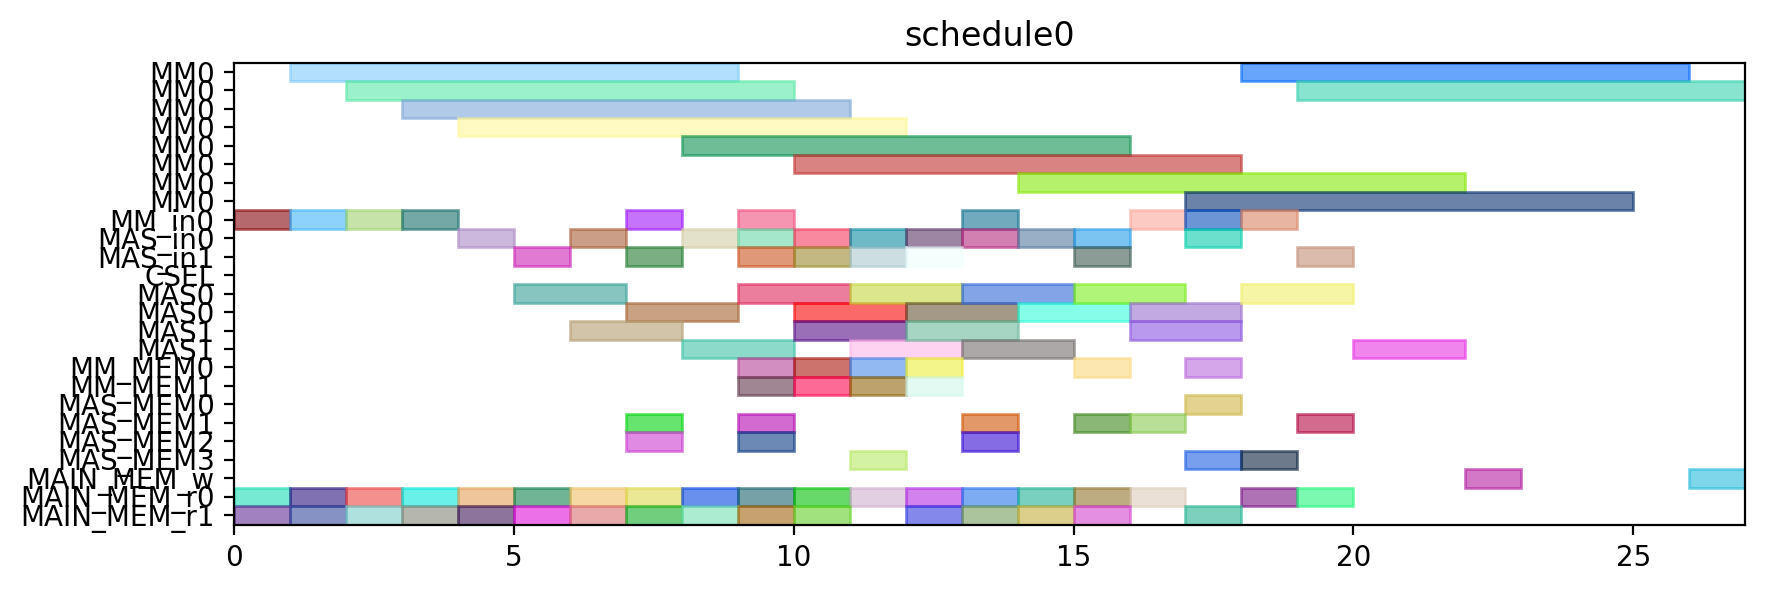

Write the Python code that produced this figure.
from pyschedule import Scenario, solvers, plotters, alt


def solve():
	horizon = 120
	S = Scenario("schedule0", horizon=horizon)

	# resource
	MM = S.Resources('MM', num=1, size=8)
	MM_in = S.Resources('MM_in', num=1)
	MAS_in = S.Resources('MAS_in', num=2)
	CSEL = S.Resource('CSEL')
	MAS = S.Resources('MAS', num=2, size=2, periods=range(1, horizon))
	MM_MEM = S.Resources('MM_MEM', num=2)
	MAS_MEM = S.Resources('MAS_MEM', num=4)
	MAIN_MEM_w = S.Resource('MAIN_MEM_w', size=1)
	MAIN_MEM_r = S.Resources('MAIN_MEM_r', num=2)

	# result of previous scheduling

	# new tasks
	t0_t0 = S.Task('t0_t0', length=8, delay_cost=1)
	t0_t0 += alt(MM)
	t0_t0_in = S.Task('t0_t0_in', length=1, delay_cost=1)
	t0_t0_in += alt(MM_in)
	S += t0_t0_in*MM_in[0]<=t0_t0*MM[0]
	t0_t0_mem0 = S.Task('t0_t0_mem0', length=1, delay_cost=1)
	t0_t0_mem0 += MAIN_MEM_r[0]
	S += t0_t0_mem0 <= t0_t0

	t0_t0_mem1 = S.Task('t0_t0_mem1', length=1, delay_cost=1)
	t0_t0_mem1 += MAIN_MEM_r[1]
	S += t0_t0_mem1 <= t0_t0

	t0_t1 = S.Task('t0_t1', length=8, delay_cost=1)
	t0_t1 += alt(MM)
	t0_t1_in = S.Task('t0_t1_in', length=1, delay_cost=1)
	t0_t1_in += alt(MM_in)
	S += t0_t1_in*MM_in[0]<=t0_t1*MM[0]
	t0_t1_mem0 = S.Task('t0_t1_mem0', length=1, delay_cost=1)
	t0_t1_mem0 += MAIN_MEM_r[0]
	S += t0_t1_mem0 <= t0_t1

	t0_t1_mem1 = S.Task('t0_t1_mem1', length=1, delay_cost=1)
	t0_t1_mem1 += MAIN_MEM_r[1]
	S += t0_t1_mem1 <= t0_t1

	t0_t2 = S.Task('t0_t2', length=2, delay_cost=1)
	t0_t2 += alt(MAS)
	t0_t2_in = S.Task('t0_t2_in', length=1, delay_cost=1)
	t0_t2_in += alt(MAS_in)
	S += t0_t2_in*MAS_in[0]<=t0_t2*MAS[0]

	S += t0_t2_in*MAS_in[1]<=t0_t2*MAS[1]

	t0_t2_mem0 = S.Task('t0_t2_mem0', length=1, delay_cost=1)
	t0_t2_mem0 += MAIN_MEM_r[0]
	S += t0_t2_mem0 <= t0_t2

	t0_t2_mem1 = S.Task('t0_t2_mem1', length=1, delay_cost=1)
	t0_t2_mem1 += MAIN_MEM_r[1]
	S += t0_t2_mem1 <= t0_t2

	t0_t3 = S.Task('t0_t3', length=2, delay_cost=1)
	t0_t3 += alt(MAS)
	t0_t3_in = S.Task('t0_t3_in', length=1, delay_cost=1)
	t0_t3_in += alt(MAS_in)
	S += t0_t3_in*MAS_in[0]<=t0_t3*MAS[0]

	S += t0_t3_in*MAS_in[1]<=t0_t3*MAS[1]

	t0_t3_mem0 = S.Task('t0_t3_mem0', length=1, delay_cost=1)
	t0_t3_mem0 += MAIN_MEM_r[0]
	S += t0_t3_mem0 <= t0_t3

	t0_t3_mem1 = S.Task('t0_t3_mem1', length=1, delay_cost=1)
	t0_t3_mem1 += MAIN_MEM_r[1]
	S += t0_t3_mem1 <= t0_t3

	t2_t0 = S.Task('t2_t0', length=8, delay_cost=1)
	t2_t0 += alt(MM)
	t2_t0_in = S.Task('t2_t0_in', length=1, delay_cost=1)
	t2_t0_in += alt(MM_in)
	S += t2_t0_in*MM_in[0]<=t2_t0*MM[0]
	t2_t0_mem0 = S.Task('t2_t0_mem0', length=1, delay_cost=1)
	t2_t0_mem0 += MAIN_MEM_r[0]
	S += t2_t0_mem0 <= t2_t0

	t2_t0_mem1 = S.Task('t2_t0_mem1', length=1, delay_cost=1)
	t2_t0_mem1 += MAIN_MEM_r[1]
	S += t2_t0_mem1 <= t2_t0

	t2_t1 = S.Task('t2_t1', length=8, delay_cost=1)
	t2_t1 += alt(MM)
	t2_t1_in = S.Task('t2_t1_in', length=1, delay_cost=1)
	t2_t1_in += alt(MM_in)
	S += t2_t1_in*MM_in[0]<=t2_t1*MM[0]
	t2_t1_mem0 = S.Task('t2_t1_mem0', length=1, delay_cost=1)
	t2_t1_mem0 += MAIN_MEM_r[0]
	S += t2_t1_mem0 <= t2_t1

	t2_t1_mem1 = S.Task('t2_t1_mem1', length=1, delay_cost=1)
	t2_t1_mem1 += MAIN_MEM_r[1]
	S += t2_t1_mem1 <= t2_t1

	t2_t2 = S.Task('t2_t2', length=2, delay_cost=1)
	t2_t2 += alt(MAS)
	t2_t2_in = S.Task('t2_t2_in', length=1, delay_cost=1)
	t2_t2_in += alt(MAS_in)
	S += t2_t2_in*MAS_in[0]<=t2_t2*MAS[0]

	S += t2_t2_in*MAS_in[1]<=t2_t2*MAS[1]

	t2_t2_mem0 = S.Task('t2_t2_mem0', length=1, delay_cost=1)
	t2_t2_mem0 += MAIN_MEM_r[0]
	S += t2_t2_mem0 <= t2_t2

	t2_t2_mem1 = S.Task('t2_t2_mem1', length=1, delay_cost=1)
	t2_t2_mem1 += MAIN_MEM_r[1]
	S += t2_t2_mem1 <= t2_t2

	t2_t3 = S.Task('t2_t3', length=2, delay_cost=1)
	t2_t3 += alt(MAS)
	t2_t3_in = S.Task('t2_t3_in', length=1, delay_cost=1)
	t2_t3_in += alt(MAS_in)
	S += t2_t3_in*MAS_in[0]<=t2_t3*MAS[0]

	S += t2_t3_in*MAS_in[1]<=t2_t3*MAS[1]

	t2_t3_mem0 = S.Task('t2_t3_mem0', length=1, delay_cost=1)
	t2_t3_mem0 += MAIN_MEM_r[0]
	S += t2_t3_mem0 <= t2_t3

	t2_t3_mem1 = S.Task('t2_t3_mem1', length=1, delay_cost=1)
	t2_t3_mem1 += MAIN_MEM_r[1]
	S += t2_t3_mem1 <= t2_t3

	t7_t2 = S.Task('t7_t2', length=2, delay_cost=1)
	t7_t2 += alt(MAS)
	t7_t2_in = S.Task('t7_t2_in', length=1, delay_cost=1)
	t7_t2_in += alt(MAS_in)
	S += t7_t2_in*MAS_in[0]<=t7_t2*MAS[0]

	S += t7_t2_in*MAS_in[1]<=t7_t2*MAS[1]

	t7_t2_mem0 = S.Task('t7_t2_mem0', length=1, delay_cost=1)
	t7_t2_mem0 += MAIN_MEM_r[0]
	S += t7_t2_mem0 <= t7_t2

	t7_t2_mem1 = S.Task('t7_t2_mem1', length=1, delay_cost=1)
	t7_t2_mem1 += MAIN_MEM_r[1]
	S += t7_t2_mem1 <= t7_t2

	t9_t2 = S.Task('t9_t2', length=2, delay_cost=1)
	t9_t2 += alt(MAS)
	t9_t2_in = S.Task('t9_t2_in', length=1, delay_cost=1)
	t9_t2_in += alt(MAS_in)
	S += t9_t2_in*MAS_in[0]<=t9_t2*MAS[0]

	S += t9_t2_in*MAS_in[1]<=t9_t2*MAS[1]

	t9_t2_mem0 = S.Task('t9_t2_mem0', length=1, delay_cost=1)
	t9_t2_mem0 += MAIN_MEM_r[0]
	S += t9_t2_mem0 <= t9_t2

	t9_t2_mem1 = S.Task('t9_t2_mem1', length=1, delay_cost=1)
	t9_t2_mem1 += MAIN_MEM_r[1]
	S += t9_t2_mem1 <= t9_t2

	t14_t2 = S.Task('t14_t2', length=2, delay_cost=1)
	t14_t2 += alt(MAS)
	t14_t2_in = S.Task('t14_t2_in', length=1, delay_cost=1)
	t14_t2_in += alt(MAS_in)
	S += t14_t2_in*MAS_in[0]<=t14_t2*MAS[0]

	S += t14_t2_in*MAS_in[1]<=t14_t2*MAS[1]

	t14_t2_mem0 = S.Task('t14_t2_mem0', length=1, delay_cost=1)
	t14_t2_mem0 += MAIN_MEM_r[0]
	S += t14_t2_mem0 <= t14_t2

	t14_t2_mem1 = S.Task('t14_t2_mem1', length=1, delay_cost=1)
	t14_t2_mem1 += MAIN_MEM_r[1]
	S += t14_t2_mem1 <= t14_t2

	new_TZ_t2 = S.Task('new_TZ_t2', length=2, delay_cost=1)
	new_TZ_t2 += alt(MAS)
	new_TZ_t2_in = S.Task('new_TZ_t2_in', length=1, delay_cost=1)
	new_TZ_t2_in += alt(MAS_in)
	S += new_TZ_t2_in*MAS_in[0]<=new_TZ_t2*MAS[0]

	S += new_TZ_t2_in*MAS_in[1]<=new_TZ_t2*MAS[1]

	new_TZ_t2_mem0 = S.Task('new_TZ_t2_mem0', length=1, delay_cost=1)
	new_TZ_t2_mem0 += MAIN_MEM_r[0]
	S += new_TZ_t2_mem0 <= new_TZ_t2

	new_TZ_t2_mem1 = S.Task('new_TZ_t2_mem1', length=1, delay_cost=1)
	new_TZ_t2_mem1 += MAIN_MEM_r[1]
	S += new_TZ_t2_mem1 <= new_TZ_t2

	t16_t2 = S.Task('t16_t2', length=2, delay_cost=1)
	t16_t2 += alt(MAS)
	t16_t2_in = S.Task('t16_t2_in', length=1, delay_cost=1)
	t16_t2_in += alt(MAS_in)
	S += t16_t2_in*MAS_in[0]<=t16_t2*MAS[0]

	S += t16_t2_in*MAS_in[1]<=t16_t2*MAS[1]

	t16_t2_mem0 = S.Task('t16_t2_mem0', length=1, delay_cost=1)
	t16_t2_mem0 += MAIN_MEM_r[0]
	S += t16_t2_mem0 <= t16_t2

	t16_t2_mem1 = S.Task('t16_t2_mem1', length=1, delay_cost=1)
	t16_t2_mem1 += MAIN_MEM_r[1]
	S += t16_t2_mem1 <= t16_t2

	t17_t2 = S.Task('t17_t2', length=2, delay_cost=1)
	t17_t2 += alt(MAS)
	t17_t2_in = S.Task('t17_t2_in', length=1, delay_cost=1)
	t17_t2_in += alt(MAS_in)
	S += t17_t2_in*MAS_in[0]<=t17_t2*MAS[0]

	S += t17_t2_in*MAS_in[1]<=t17_t2*MAS[1]

	t17_t2_mem0 = S.Task('t17_t2_mem0', length=1, delay_cost=1)
	t17_t2_mem0 += MAIN_MEM_r[0]
	S += t17_t2_mem0 <= t17_t2

	t17_t2_mem1 = S.Task('t17_t2_mem1', length=1, delay_cost=1)
	t17_t2_mem1 += MAIN_MEM_r[1]
	S += t17_t2_mem1 <= t17_t2

	t0_t4 = S.Task('t0_t4', length=8, delay_cost=1)
	t0_t4 += alt(MM)
	t0_t4_in = S.Task('t0_t4_in', length=1, delay_cost=1)
	t0_t4_in += alt(MM_in)
	S += t0_t4_in*MM_in[0]<=t0_t4*MM[0]
	t0_t4_mem0 = S.Task('t0_t4_mem0', length=1, delay_cost=1)
	t0_t4_mem0 += alt(MAS_MEM)
	S += (t0_t2*MAS[0])-1 < t0_t4_mem0*MAS_MEM[0]
	S += (t0_t2*MAS[1])-1 < t0_t4_mem0*MAS_MEM[2]
	S += t0_t4_mem0 <= t0_t4

	t0_t4_mem1 = S.Task('t0_t4_mem1', length=1, delay_cost=1)
	t0_t4_mem1 += alt(MAS_MEM)
	S += (t0_t3*MAS[0])-1 < t0_t4_mem1*MAS_MEM[1]
	S += (t0_t3*MAS[1])-1 < t0_t4_mem1*MAS_MEM[3]
	S += t0_t4_mem1 <= t0_t4

	t00 = S.Task('t00', length=2, delay_cost=1)
	t00 += alt(MAS)
	t00_in = S.Task('t00_in', length=1, delay_cost=1)
	t00_in += alt(MAS_in)
	S += t00_in*MAS_in[0]<=t00*MAS[0]

	S += t00_in*MAS_in[1]<=t00*MAS[1]

	t00_mem0 = S.Task('t00_mem0', length=1, delay_cost=1)
	t00_mem0 += alt(MM_MEM)
	S += (t0_t0*MM[0])-1 < t00_mem0*MM_MEM[0]
	S += t00_mem0 <= t00

	t00_mem1 = S.Task('t00_mem1', length=1, delay_cost=1)
	t00_mem1 += alt(MM_MEM)
	S += (t0_t1*MM[0])-1 < t00_mem1*MM_MEM[1]
	S += t00_mem1 <= t00

	t0_t5 = S.Task('t0_t5', length=2, delay_cost=1)
	t0_t5 += alt(MAS)
	t0_t5_in = S.Task('t0_t5_in', length=1, delay_cost=1)
	t0_t5_in += alt(MAS_in)
	S += t0_t5_in*MAS_in[0]<=t0_t5*MAS[0]

	S += t0_t5_in*MAS_in[1]<=t0_t5*MAS[1]

	t0_t5_mem0 = S.Task('t0_t5_mem0', length=1, delay_cost=1)
	t0_t5_mem0 += alt(MM_MEM)
	S += (t0_t0*MM[0])-1 < t0_t5_mem0*MM_MEM[0]
	S += t0_t5_mem0 <= t0_t5

	t0_t5_mem1 = S.Task('t0_t5_mem1', length=1, delay_cost=1)
	t0_t5_mem1 += alt(MM_MEM)
	S += (t0_t1*MM[0])-1 < t0_t5_mem1*MM_MEM[1]
	S += t0_t5_mem1 <= t0_t5

	t2_t4 = S.Task('t2_t4', length=8, delay_cost=1)
	t2_t4 += alt(MM)
	t2_t4_in = S.Task('t2_t4_in', length=1, delay_cost=1)
	t2_t4_in += alt(MM_in)
	S += t2_t4_in*MM_in[0]<=t2_t4*MM[0]
	t2_t4_mem0 = S.Task('t2_t4_mem0', length=1, delay_cost=1)
	t2_t4_mem0 += alt(MAS_MEM)
	S += (t2_t2*MAS[0])-1 < t2_t4_mem0*MAS_MEM[0]
	S += (t2_t2*MAS[1])-1 < t2_t4_mem0*MAS_MEM[2]
	S += t2_t4_mem0 <= t2_t4

	t2_t4_mem1 = S.Task('t2_t4_mem1', length=1, delay_cost=1)
	t2_t4_mem1 += alt(MAS_MEM)
	S += (t2_t3*MAS[0])-1 < t2_t4_mem1*MAS_MEM[1]
	S += (t2_t3*MAS[1])-1 < t2_t4_mem1*MAS_MEM[3]
	S += t2_t4_mem1 <= t2_t4

	t20 = S.Task('t20', length=2, delay_cost=1)
	t20 += alt(MAS)
	t20_in = S.Task('t20_in', length=1, delay_cost=1)
	t20_in += alt(MAS_in)
	S += t20_in*MAS_in[0]<=t20*MAS[0]

	S += t20_in*MAS_in[1]<=t20*MAS[1]

	t20_mem0 = S.Task('t20_mem0', length=1, delay_cost=1)
	t20_mem0 += alt(MM_MEM)
	S += (t2_t0*MM[0])-1 < t20_mem0*MM_MEM[0]
	S += t20_mem0 <= t20

	t20_mem1 = S.Task('t20_mem1', length=1, delay_cost=1)
	t20_mem1 += alt(MM_MEM)
	S += (t2_t1*MM[0])-1 < t20_mem1*MM_MEM[1]
	S += t20_mem1 <= t20

	t2_t5 = S.Task('t2_t5', length=2, delay_cost=1)
	t2_t5 += alt(MAS)
	t2_t5_in = S.Task('t2_t5_in', length=1, delay_cost=1)
	t2_t5_in += alt(MAS_in)
	S += t2_t5_in*MAS_in[0]<=t2_t5*MAS[0]

	S += t2_t5_in*MAS_in[1]<=t2_t5*MAS[1]

	t2_t5_mem0 = S.Task('t2_t5_mem0', length=1, delay_cost=1)
	t2_t5_mem0 += alt(MM_MEM)
	S += (t2_t0*MM[0])-1 < t2_t5_mem0*MM_MEM[0]
	S += t2_t5_mem0 <= t2_t5

	t2_t5_mem1 = S.Task('t2_t5_mem1', length=1, delay_cost=1)
	t2_t5_mem1 += alt(MM_MEM)
	S += (t2_t1*MM[0])-1 < t2_t5_mem1*MM_MEM[1]
	S += t2_t5_mem1 <= t2_t5

	t01 = S.Task('t01', length=2, delay_cost=1)
	t01 += alt(MAS)
	t01_in = S.Task('t01_in', length=1, delay_cost=1)
	t01_in += alt(MAS_in)
	S += t01_in*MAS_in[0]<=t01*MAS[0]

	S += t01_in*MAS_in[1]<=t01*MAS[1]

	t01_mem0 = S.Task('t01_mem0', length=1, delay_cost=1)
	t01_mem0 += alt(MM_MEM)
	S += (t0_t4*MM[0])-1 < t01_mem0*MM_MEM[0]
	S += t01_mem0 <= t01

	t01_mem1 = S.Task('t01_mem1', length=1, delay_cost=1)
	t01_mem1 += alt(MAS_MEM)
	S += (t0_t5*MAS[0])-1 < t01_mem1*MAS_MEM[1]
	S += (t0_t5*MAS[1])-1 < t01_mem1*MAS_MEM[3]
	S += t01_mem1 <= t01

	t10 = S.Task('t10', length=2, delay_cost=1)
	t10 += alt(MAS)
	t10_in = S.Task('t10_in', length=1, delay_cost=1)
	t10_in += alt(MAS_in)
	S += t10_in*MAS_in[0]<=t10*MAS[0]

	S += t10_in*MAS_in[1]<=t10*MAS[1]

	t10_mem0 = S.Task('t10_mem0', length=1, delay_cost=1)
	t10_mem0 += MAIN_MEM_r[0]
	S += t10_mem0 <= t10

	t10_mem1 = S.Task('t10_mem1', length=1, delay_cost=1)
	t10_mem1 += alt(MAS_MEM)
	S += (t00*MAS[0])-1 < t10_mem1*MAS_MEM[1]
	S += (t00*MAS[1])-1 < t10_mem1*MAS_MEM[3]
	S += t10_mem1 <= t10

	t21 = S.Task('t21', length=2, delay_cost=1)
	t21 += alt(MAS)
	t21_in = S.Task('t21_in', length=1, delay_cost=1)
	t21_in += alt(MAS_in)
	S += t21_in*MAS_in[0]<=t21*MAS[0]

	S += t21_in*MAS_in[1]<=t21*MAS[1]

	t21_mem0 = S.Task('t21_mem0', length=1, delay_cost=1)
	t21_mem0 += alt(MM_MEM)
	S += (t2_t4*MM[0])-1 < t21_mem0*MM_MEM[0]
	S += t21_mem0 <= t21

	t21_mem1 = S.Task('t21_mem1', length=1, delay_cost=1)
	t21_mem1 += alt(MAS_MEM)
	S += (t2_t5*MAS[0])-1 < t21_mem1*MAS_MEM[1]
	S += (t2_t5*MAS[1])-1 < t21_mem1*MAS_MEM[3]
	S += t21_mem1 <= t21

	t30 = S.Task('t30', length=2, delay_cost=1)
	t30 += alt(MAS)
	t30_in = S.Task('t30_in', length=1, delay_cost=1)
	t30_in += alt(MAS_in)
	S += t30_in*MAS_in[0]<=t30*MAS[0]

	S += t30_in*MAS_in[1]<=t30*MAS[1]

	t30_mem0 = S.Task('t30_mem0', length=1, delay_cost=1)
	t30_mem0 += MAIN_MEM_r[0]
	S += t30_mem0 <= t30

	t30_mem1 = S.Task('t30_mem1', length=1, delay_cost=1)
	t30_mem1 += alt(MAS_MEM)
	S += (t20*MAS[0])-1 < t30_mem1*MAS_MEM[1]
	S += (t20*MAS[1])-1 < t30_mem1*MAS_MEM[3]
	S += t30_mem1 <= t30

	t11 = S.Task('t11', length=2, delay_cost=1)
	t11 += alt(MAS)
	t11_in = S.Task('t11_in', length=1, delay_cost=1)
	t11_in += alt(MAS_in)
	S += t11_in*MAS_in[0]<=t11*MAS[0]

	S += t11_in*MAS_in[1]<=t11*MAS[1]

	t11_mem0 = S.Task('t11_mem0', length=1, delay_cost=1)
	t11_mem0 += MAIN_MEM_r[0]
	S += t11_mem0 <= t11

	t11_mem1 = S.Task('t11_mem1', length=1, delay_cost=1)
	t11_mem1 += alt(MAS_MEM)
	S += (t01*MAS[0])-1 < t11_mem1*MAS_MEM[1]
	S += (t01*MAS[1])-1 < t11_mem1*MAS_MEM[3]
	S += t11_mem1 <= t11

	t31 = S.Task('t31', length=2, delay_cost=1)
	t31 += alt(MAS)
	t31_in = S.Task('t31_in', length=1, delay_cost=1)
	t31_in += alt(MAS_in)
	S += t31_in*MAS_in[0]<=t31*MAS[0]

	S += t31_in*MAS_in[1]<=t31*MAS[1]

	t31_mem0 = S.Task('t31_mem0', length=1, delay_cost=1)
	t31_mem0 += MAIN_MEM_r[0]
	S += t31_mem0 <= t31

	t31_mem1 = S.Task('t31_mem1', length=1, delay_cost=1)
	t31_mem1 += alt(MAS_MEM)
	S += (t21*MAS[0])-1 < t31_mem1*MAS_MEM[1]
	S += (t21*MAS[1])-1 < t31_mem1*MAS_MEM[3]
	S += t31_mem1 <= t31

	c010 = S.Task('c010', length=8, delay_cost=1)
	c010 += alt(MM)
	c010_in = S.Task('c010_in', length=1, delay_cost=1)
	c010_in += alt(MM_in)
	S += c010_in*MM_in[0]<=c010*MM[0]
	S += 0<c010

	c010_w = S.Task('c010_w', length=1, delay_cost=1)
	c010_w += alt(MAIN_MEM_w)
	S += c010 <= c010_w

	c010_mem0 = S.Task('c010_mem0', length=1, delay_cost=1)
	c010_mem0 += alt(MAS_MEM)
	S += (t30*MAS[0])-1 < c010_mem0*MAS_MEM[0]
	S += (t30*MAS[1])-1 < c010_mem0*MAS_MEM[2]
	S += c010_mem0 <= c010

	c010_mem1 = S.Task('c010_mem1', length=1, delay_cost=1)
	c010_mem1 += MAIN_MEM_r[1]
	S += c010_mem1 <= c010

	c200 = S.Task('c200', length=8, delay_cost=1)
	c200 += alt(MM)
	c200_in = S.Task('c200_in', length=1, delay_cost=1)
	c200_in += alt(MM_in)
	S += c200_in*MM_in[0]<=c200*MM[0]
	S += 0<c200

	c200_w = S.Task('c200_w', length=1, delay_cost=1)
	c200_w += alt(MAIN_MEM_w)
	S += c200 <= c200_w

	c200_mem0 = S.Task('c200_mem0', length=1, delay_cost=1)
	c200_mem0 += alt(MAS_MEM)
	S += (t10*MAS[0])-1 < c200_mem0*MAS_MEM[0]
	S += (t10*MAS[1])-1 < c200_mem0*MAS_MEM[2]
	S += c200_mem0 <= c200

	c200_mem1 = S.Task('c200_mem1', length=1, delay_cost=1)
	c200_mem1 += MAIN_MEM_r[1]
	S += c200_mem1 <= c200

	t16_t0 = S.Task('t16_t0', length=8, delay_cost=1)
	t16_t0 += alt(MM)
	t16_t0_in = S.Task('t16_t0_in', length=1, delay_cost=1)
	t16_t0_in += alt(MM_in)
	S += t16_t0_in*MM_in[0]<=t16_t0*MM[0]
	t16_t0_mem0 = S.Task('t16_t0_mem0', length=1, delay_cost=1)
	t16_t0_mem0 += MAIN_MEM_r[0]
	S += t16_t0_mem0 <= t16_t0

	t16_t0_mem1 = S.Task('t16_t0_mem1', length=1, delay_cost=1)
	t16_t0_mem1 += alt(MAS_MEM)
	S += (t30*MAS[0])-1 < t16_t0_mem1*MAS_MEM[1]
	S += (t30*MAS[1])-1 < t16_t0_mem1*MAS_MEM[3]
	S += t16_t0_mem1 <= t16_t0

	t17_t0 = S.Task('t17_t0', length=8, delay_cost=1)
	t17_t0 += alt(MM)
	t17_t0_in = S.Task('t17_t0_in', length=1, delay_cost=1)
	t17_t0_in += alt(MM_in)
	S += t17_t0_in*MM_in[0]<=t17_t0*MM[0]
	t17_t0_mem0 = S.Task('t17_t0_mem0', length=1, delay_cost=1)
	t17_t0_mem0 += MAIN_MEM_r[0]
	S += t17_t0_mem0 <= t17_t0

	t17_t0_mem1 = S.Task('t17_t0_mem1', length=1, delay_cost=1)
	t17_t0_mem1 += alt(MAS_MEM)
	S += (t10*MAS[0])-1 < t17_t0_mem1*MAS_MEM[1]
	S += (t10*MAS[1])-1 < t17_t0_mem1*MAS_MEM[3]
	S += t17_t0_mem1 <= t17_t0

	solvers.mip.solve(S,msg=1,kind='CPLEX',ratio_gap=1.01)

	solution = [['hoge']*len(S.solution()[1]) for i in range(len(S.solution()))]
	for i in range(len(S.solution())):
		for j in range(len(S.solution()[i])):
			solution[i][j]=str(S.solution()[i][j])
	print(solution)

	cycles = int(solution[-1][3])

	pic_file_name = "/mnt/rose/usr1/fukuda/ABE/multiRAM_multiMAS_16mux/scheduling_result/stage8MM1_stage2MAS2/EP2_ADD_w_EVAL/schedule0.png"
	if(S.solution() != []):
		plotters.matplotlib.plot(S,img_filename=pic_file_name, show_task_labels=False, fig_size=(cycles*0.25+3, 3))

	return solution
